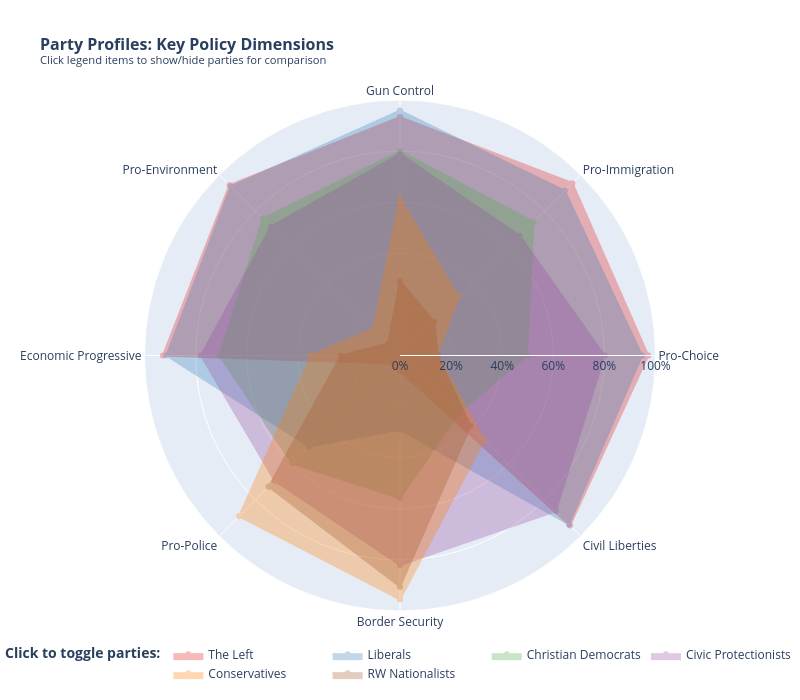

The notebook cell saved with this chart:
### Code cell
# INTERACTIVE RADAR CHART: Party Profiles (Click legend to toggle parties)
import plotly.graph_objects as go
import numpy as np

# Party order from LEFT to RIGHT
party_order = ['The Left', 'Liberals', 'Christian Democrats', 'Civic Protectionists', 'Conservatives', 'RW Nationalists']
party_to_cluster = {
    'The Left': 0, 'RW Nationalists': 1, 'Christian Democrats': 2, 
    'Civic Protectionists': 3, 'Conservatives': 4, 'Liberals': 5
}
party_colors = {
    'The Left': '#e41a1c',
    'Liberals': '#377eb8', 
    'Christian Democrats': '#4daf4a',
    'Civic Protectionists': '#984ea3',
    'Conservatives': '#ff7f00',
    'RW Nationalists': '#a65628'
}

# Define key dimensions (aggregated policy areas)
dimensions = {
    'Pro-Choice': ['CC24_324a', 'CC24_324d'],
    'Pro-Immigration': ['CC24_323a', 'CC24_323d'],
    'Gun Control': ['CC24_321a', 'CC24_321c'],
    'Pro-Environment': ['CC24_326a', 'CC24_326b', 'CC24_326c'],
    'Economic Progressive': ['CC24_341b', 'CC24_341c', 'CC24_328e'],
    'Pro-Police': ['CC24_321d'],
    'Border Security': ['CC24_323c', 'CC24_340f'],
    'Civil Liberties': ['CC24_340a', 'CC24_340b', 'CC24_340c'],
}

# Calculate dimension scores for each party
radar_data = {}
for party_name in party_order:
    cluster_id = party_to_cluster[party_name]
    cluster_data = ces_policy_imputed[ces_policy_imputed['cluster'] == cluster_id]
    total_weight = cluster_data['commonweight'].sum()
    
    scores = []
    for dim_name, q_codes in dimensions.items():
        dim_score = 0
        for q_code in q_codes:
            support_pct = (cluster_data.loc[cluster_data[q_code] == 1, 'commonweight'].sum() / total_weight) * 100
            dim_score += support_pct
        dim_score /= len(q_codes)
        scores.append(dim_score)
    radar_data[party_name] = scores

# Create radar chart
categories = list(dimensions.keys())

fig = go.Figure()

for party_name in party_order:
    scores = radar_data[party_name]
    # Close the polygon
    scores_closed = scores + [scores[0]]
    categories_closed = categories + [categories[0]]
    
    fig.add_trace(go.Scatterpolar(
        r=scores_closed,
        theta=categories_closed,
        fill='toself',
        fillcolor=party_colors[party_name],
        opacity=0.3,
        line=dict(color=party_colors[party_name], width=2),
        name=party_name,
        hovertemplate='<b>%{theta}</b><br>%{r:.0f}% support<extra>' + party_name + '</extra>'
    ))

fig.update_layout(
    polar=dict(
        radialaxis=dict(visible=True, range=[0, 100], ticksuffix='%'),
    ),
    showlegend=True,
    legend=dict(
        title='<b>Click to toggle parties:</b>',
        orientation='h',
        yanchor='bottom',
        y=-0.15,
        xanchor='center',
        x=0.5
    ),
    title=dict(
        text='<b>Party Profiles: Key Policy Dimensions</b><br><sup>Click legend items to show/hide parties for comparison</sup>',
        font=dict(size=16)
    ),
    height=700,
    width=800,
)

fig.show()
print("\n✓ Click party names in the legend to toggle them on/off for comparison!")

### Figure 1 — Plotly figure (JSON) as saved in the notebook; plotly's stock layout.template omitted (floating-point values rounded to 4 significant figures)
{"data": [{"fill": "toself", "fillcolor": "#e41a1c", "hovertemplate": "<b>%{theta}</b><br>%{r:.0f}% support<extra>The Left</extra>", "line": {"color": "#e41a1c", "width": 2}, "name": "The Left", "opacity": 0.3, "r": [97.13, 95.4, 93.34, 94.36, 92.78, 4.471, 6.182, 94.12, 97.13], "theta": ["Pro-Choice", "Pro-Immigration", "Gun Control", "Pro-Environment", "Economic Progressive", "Pro-Police", "Border Security", "Civil Liberties", "Pro-Choice"], "type": "scatterpolar"}, {"fill": "toself", "fillcolor": "#377eb8", "hovertemplate": "<b>%{theta}</b><br>%{r:.0f}% support<extra>Liberals</extra>", "line": {"color": "#377eb8", "width": 2}, "name": "Liberals", "opacity": 0.3, "r": [94.74, 91.2, 95.87, 93.58, 91.39, 50.32, 29.04, 93.48, 94.74], "theta": ["Pro-Choice", "Pro-Immigration", "Gun Control", "Pro-Environment", "Economic Progressive", "Pro-Police", "Border Security", "Civil Liberties", "Pro-Choice"], "type": "scatterpolar"}, {"fill": "toself", "fillcolor": "#4daf4a", "hovertemplate": "<b>%{theta}</b><br>%{r:.0f}% support<extra>Christian Democrats</extra>", "line": {"color": "#4daf4a", "width": 2}, "name": "Christian Democrats", "opacity": 0.3, "r": [49.72, 73.93, 79.91, 75.87, 70.6, 59.7, 55.9, 32.29, 49.72], "theta": ["Pro-Choice", "Pro-Immigration", "Gun Control", "Pro-Environment", "Economic Progressive", "Pro-Police", "Border Security", "Civil Liberties", "Pro-Choice"], "type": "scatterpolar"}, {"fill": "toself", "fillcolor": "#984ea3", "hovertemplate": "<b>%{theta}</b><br>%{r:.0f}% support<extra>Civic Protectionists</extra>", "line": {"color": "#984ea3", "width": 2}, "name": "Civic Protectionists", "opacity": 0.3, "r": [80.06, 66.23, 78.87, 71.4, 77.91, 69.36, 82.09, 86.17, 80.06], "theta": ["Pro-Choice", "Pro-Immigration", "Gun Control", "Pro-Environment", "Economic Progressive", "Pro-Police", "Border Security", "Civil Liberties", "Pro-Choice"], "type": "scatterpolar"}, {"fill": "toself", "fillcolor": "#ff7f00", "hovertemplate": "<b>%{theta}</b><br>%{r:.0f}% support<extra>Conservatives</extra>", "line": {"color": "#ff7f00", "width": 2}, "name": "Conservatives", "opacity": 0.3, "r": [14.43, 32.44, 61.45, 14.84, 34.86, 89.02, 95.46, 46.7, 14.43], "theta": ["Pro-Choice", "Pro-Immigration", "Gun Control", "Pro-Environment", "Economic Progressive", "Pro-Police", "Border Security", "Civil Liberties", "Pro-Choice"], "type": "scatterpolar"}, {"fill": "toself", "fillcolor": "#a65628", "hovertemplate": "<b>%{theta}</b><br>%{r:.0f}% support<extra>RW Nationalists</extra>", "line": {"color": "#a65628", "width": 2}, "name": "RW Nationalists", "opacity": 0.3, "r": [14.76, 18.89, 29.1, 6.675, 23.08, 72.68, 90.48, 39.02, 14.76], "theta": ["Pro-Choice", "Pro-Immigration", "Gun Control", "Pro-Environment", "Economic Progressive", "Pro-Police", "Border Security", "Civil Liberties", "Pro-Choice"], "type": "scatterpolar"}], "layout": {"height": 700, "legend": {"orientation": "h", "title": {"text": "<b>Click to toggle parties:</b>"}, "x": 0.5, "xanchor": "center", "y": -0.15, "yanchor": "bottom"}, "polar": {"radialaxis": {"range": [0, 100], "ticksuffix": "%", "visible": true}}, "showlegend": true, "title": {"font": {"size": 16}, "text": "<b>Party Profiles: Key Policy Dimensions</b><br><sup>Click legend items to show/hide parties for comparison</sup>"}, "width": 800}}
